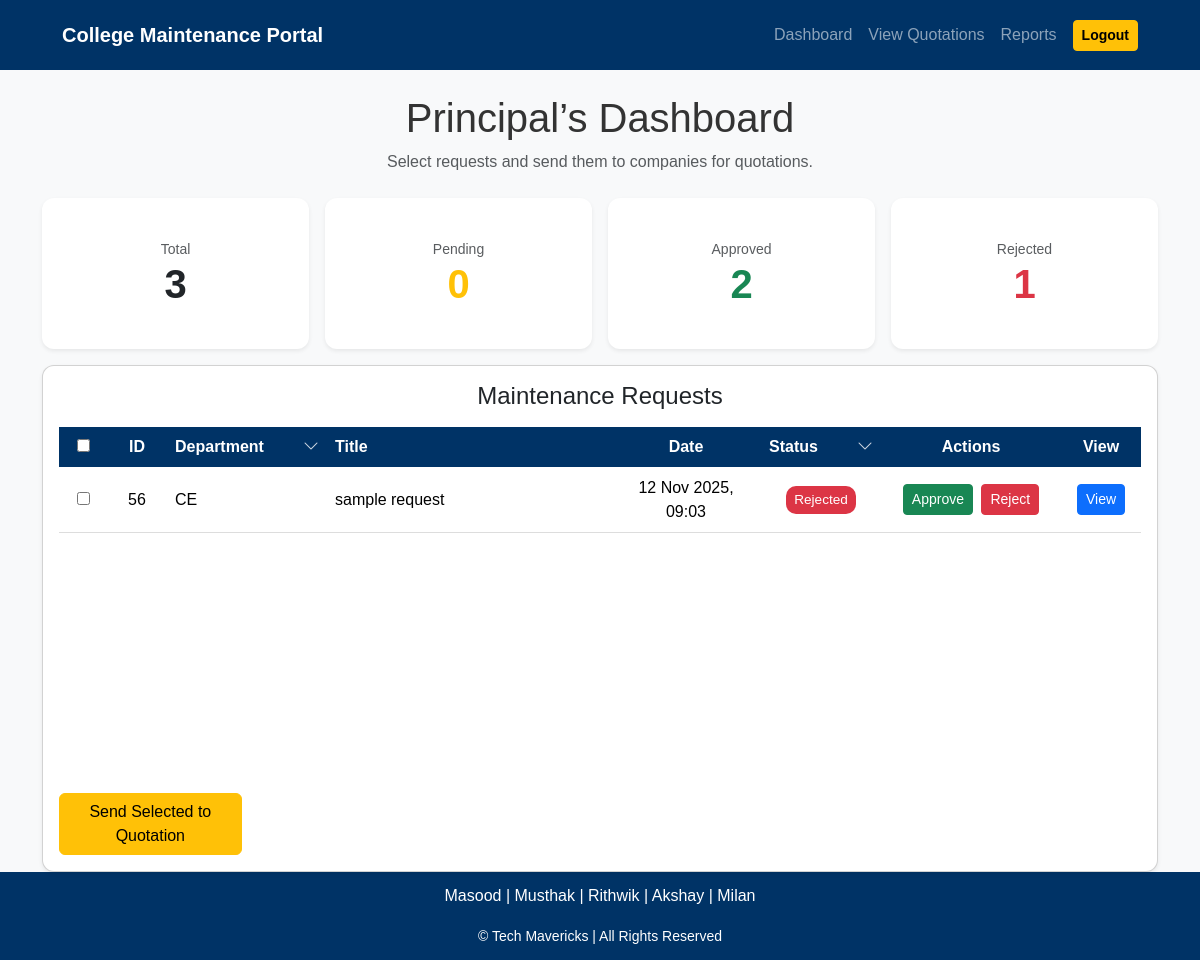
Page /admin-dashboard/?status=Rejected (signed in) on the earlier database version.
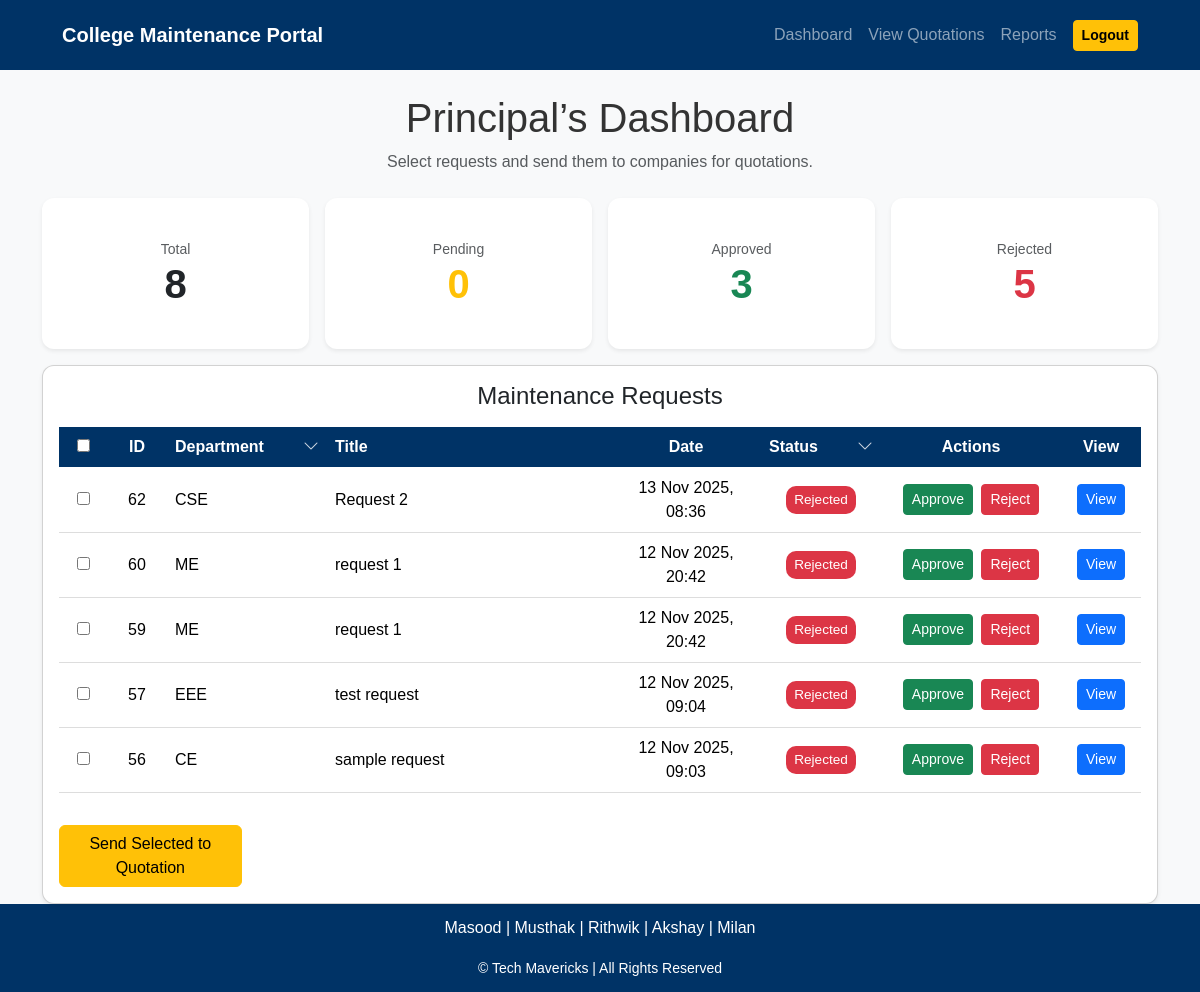
Same page on the later database version.
### maintenance_app/models.py (models this page shows, shortened)
class MaintenanceRequest(models.Model):
    STATUS_CHOICES = [('Pending','Pending'),('Approved','Approved'),('Rejected','Rejected'),('Completed','Completed'),]
    hod = models.ForeignKey(User, on_delete=models.CASCADE)
    branch = models.CharField(max_length=100)
    title = models.CharField(max_length=150)
    lab_name = models.CharField(max_length=100)
    description = models.TextField()
    date_submitted = models.DateTimeField(auto_now_add=True)
    status = models.CharField(max_length=20, choices=STATUS_CHOICES, default='Pending')
    admin_remark = models.TextField(blank=True, null=True)
    updated_at = models.DateTimeField(auto_now=True)
    selected_items = models.TextField(blank=True, null=True)
    total_amount = models.DecimalField(max_digits=12, decimal_places=2, default=0.00)

### maintenance_app/views.py (the view)
# urls.py: path('admin-dashboard/', views.admin_dashboard, name='admin_dashboard'),
@never_cache
@login_required
@user_passes_test(is_admin)
def admin_dashboard(request):
    status_filter = request.GET.get('status') or ''
    department_filter = request.GET.get('department') or ''
    requests_qs = MaintenanceRequest.objects.order_by('-date_submitted')
    if status_filter:
        requests_qs = requests_qs.filter(status=status_filter)
    if department_filter:
        requests_qs = requests_qs.filter(branch=department_filter)
    total = MaintenanceRequest.objects.count()
    pending = MaintenanceRequest.objects.filter(status='Pending').count()
    approved = MaintenanceRequest.objects.filter(status='Approved').count()
    rejected = MaintenanceRequest.objects.filter(status='Rejected').count()
    departments = list(MaintenanceRequest.objects.values_list('branch', flat=True).distinct().order_by('branch'))
    context = {
        'requests': requests_qs,
        'total': total,
        'pending': pending,
        'approved': approved,
        'rejected': rejected,
        'departments': departments,
        'status_filter': status_filter,
        'department_filter': department_filter,
    }
    return render(request, 'admin_dashboard.html', context)

### maintenance_app/views.py (called while the page is built)
def is_admin(user):
    try:
        return user.profile.role in ['ADMIN', 'PRINCIPAL']
    except Exception:
        return user.is_superuser

### maintenance_app/templates/admin_dashboard.html (shortened to what the changed rows need)
{% load static %}
<!doctype html>
<html lang="en">
<head>
  <link href="https://cdn.jsdelivr.net/npm/bootstrap@5.3.2/dist/css/bootstrap.min.css" rel="stylesheet">
  <link rel="stylesheet" href="https://cdn.jsdelivr.net/npm/bootstrap-icons@1.11.1/font/bootstrap-icons.css">
  <link rel="stylesheet" href="{% static 'css/admin.css' %}">
</head>
<body>
  <main class="container mt-4">
    <h1 class="text-center mb-2">Principal’s Dashboard</h1>
    <div class="row g-3 mb-3">
      <div class="col-6 col-md-3">
        <a href="{% url 'admin_dashboard' %}" class="text-decoration-none">
          <div class="card shadow-sm border-0">
            <div class="card-body text-center">
              <div class="text-muted small">Total</div>
              <div class="display-6 fw-bold text-dark">{{ total }}</div>
            </div>
          </div>
        </a>
      </div>
      <div class="col-6 col-md-3">
        <a href="{% url 'admin_dashboard' %}?status=Approved" class="text-decoration-none">
          <div class="card shadow-sm border-0">
            <div class="card-body text-center">
              <div class="text-muted small">Approved</div>
              <div class="display-6 fw-bold text-success">{{ approved }}</div>
            </div>
          </div>
        </a>
      </div>
      <div class="col-6 col-md-3">
        <a href="{% url 'admin_dashboard' %}?status=Rejected" class="text-decoration-none">
          <div class="card shadow-sm border-0">
            <div class="card-body text-center">
              <div class="text-muted small">Rejected</div>
              <div class="display-6 fw-bold text-danger">{{ rejected }}</div>
            </div>
          </div>
        </a>
      </div>
    </div>
    <div class="card p-3 shadow-sm">
      {% if requests %}
      <div class="table-responsive fixed-height">
        <table class="table table-hover align-middle text-center" id="requestTable">
          <thead class="maintenance-table-header">
            <tr>
              <th style="width:48px"><input id="selectAll" type="checkbox"></th>
              <th style="width:60px">ID</th>
              <th class="position-relative" style="width:160px; text-align:left;">
                <div style="display:flex;align-items:center;justify-content:space-between;">
                  <span>Department</span>
                  <i class="bi bi-chevron-down filter-icon" id="colDeptIcon" title="Filter Department"></i>
                </div>
              </th>
              <th style="text-align:left">Title</th>
              <th style="width:150px">Date</th>
              <th class="position-relative" style="width:120px;">
                <div style="display:flex;align-items:center;justify-content:space-between;">
                  <span>Status</span>
                  <i class="bi bi-chevron-down filter-icon" id="colStatusIcon" title="Filter Status"></i>
                </div>
              </th>
              <th style="width:180px">Actions</th>
              <th style="width:80px">View</th>
            </tr>
          </thead>
          <tbody>
            {% for r in requests %}
            <tr>
              <td><input class="req-checkbox" data-id="{{ r.id }}" type="checkbox" value="{{ r.id }}"></td>
              <td>{{ r.id }}</td>
              <td class="dept-cell text-start">{{ r.branch }}</td>
              <td class="text-start">{{ r.title }}</td>
              <td>{{ r.date_submitted|date:"d M Y, H:i" }}</td>
              <td class="status-cell"><span class="status {{ r.status }}">{{ r.status }}</span></td>
              <td>
                <form method="post" action="{% url 'approve_request' r.id %}" class="d-inline ajax-form">{% csrf_token %}
                  <button type="submit" class="btn btn-success btn-sm">Approve</button>
                </form>
                <form method="post" action="{% url 'reject_request' r.id %}" class="d-inline ms-1 ajax-form">{% csrf_token %}
                  <button type="submit" class="btn btn-danger btn-sm">Reject</button>
                </form>
              </td>
              <td><a class="btn btn-primary btn-sm" href="{% url 'request_detail' r.id %}">View</a></td>
            </tr>
            {% endfor %}
          </tbody>
        </table>
      </div>
      {% else %}
      <p class="text-center text-muted my-4">No maintenance requests available.</p>
      {% endif %}
    </div>
  </main>
</body>
</html>

Differences in the rows shown:
added MaintenanceRequest: id "62", branch "CSE", title "Request 2", date_submitted "13 Nov 2025, 08:36", status "Rejected"
added MaintenanceRequest: id "60", branch "ME", title "request 1", date_submitted "12 Nov 2025, 20:42", status "Rejected"
added MaintenanceRequest: id "59", branch "ME", title "request 1", date_submitted "12 Nov 2025, 20:42", status "Rejected"
now on this page (row edited): MaintenanceRequest: id "57", branch "EEE", title "test request", date_submitted "12 Nov 2025, 09:04", status "Rejected"
Other differences:
{{ total }}: "3" → "8"
{{ approved }}: "2" → "3"
{{ rejected }}: "1" → "5"
